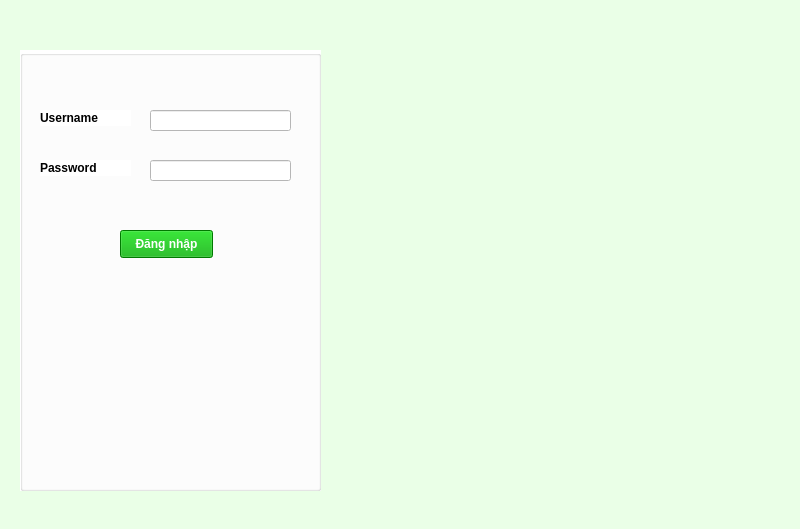
<?xml version="1.0" encoding="UTF-8"?>
<ui version="4.0">
 <class>MainLogin</class>
 <widget class="QMainWindow" name="MainLogin">
  <property name="geometry">
   <rect>
    <x>0</x>
    <y>0</y>
    <width>800</width>
    <height>529</height>
   </rect>
  </property>
  <property name="windowTitle">
   <string>MainWindow</string>
  </property>
  <property name="styleSheet">
   <string notr="true">background-color: rgb(234, 255, 231);</string>
  </property>
  <widget class="QWidget" name="centralwidget">
   <widget class="QGroupBox" name="groupBox">
    <property name="geometry">
     <rect>
      <x>20</x>
      <y>50</y>
      <width>301</width>
      <height>441</height>
     </rect>
    </property>
    <property name="styleSheet">
     <string notr="true">background-color: rgb(255, 255, 255);</string>
    </property>
    <property name="title">
     <string/>
    </property>
    <widget class="QLabel" name="label_2">
     <property name="geometry">
      <rect>
       <x>20</x>
       <y>60</y>
       <width>91</width>
       <height>16</height>
      </rect>
     </property>
     <property name="font">
      <font>
       <pointsize>9</pointsize>
       <weight>75</weight>
       <bold>true</bold>
      </font>
     </property>
     <property name="text">
      <string>Username</string>
     </property>
    </widget>
    <widget class="QLabel" name="label_3">
     <property name="geometry">
      <rect>
       <x>20</x>
       <y>110</y>
       <width>91</width>
       <height>16</height>
      </rect>
     </property>
     <property name="font">
      <font>
       <pointsize>9</pointsize>
       <weight>75</weight>
       <bold>true</bold>
      </font>
     </property>
     <property name="text">
      <string>Password</string>
     </property>
    </widget>
    <widget class="QLineEdit" name="username">
     <property name="geometry">
      <rect>
       <x>130</x>
       <y>60</y>
       <width>141</width>
       <height>21</height>
      </rect>
     </property>
    </widget>
    <widget class="QLineEdit" name="password">
     <property name="geometry">
      <rect>
       <x>130</x>
       <y>110</y>
       <width>141</width>
       <height>21</height>
      </rect>
     </property>
    </widget>
    <widget class="QPushButton" name="btn_login">
     <property name="geometry">
      <rect>
       <x>100</x>
       <y>180</y>
       <width>93</width>
       <height>28</height>
      </rect>
     </property>
     <property name="font">
      <font>
       <pointsize>9</pointsize>
       <weight>75</weight>
       <bold>true</bold>
      </font>
     </property>
     <property name="styleSheet">
      <string notr="true">background-color: rgb(0, 170, 0);
color: rgb(255, 255, 255);</string>
     </property>
     <property name="text">
      <string>Đăng nhập</string>
     </property>
    </widget>
   </widget>
   <widget class="QLabel" name="label">
    <property name="geometry">
     <rect>
      <x>350</x>
      <y>50</y>
      <width>451</width>
      <height>441</height>
     </rect>
    </property>
    <property name="text">
     <string/>
    </property>
    <property name="pixmap">
     <pixmap>image/tong-quan-chung-nhan-2.jpg</pixmap>
    </property>
   </widget>
  </widget>
  <widget class="QMenuBar" name="menubar">
   <property name="geometry">
    <rect>
     <x>0</x>
     <y>0</y>
     <width>800</width>
     <height>26</height>
    </rect>
   </property>
  </widget>
  <widget class="QStatusBar" name="statusbar"/>
 </widget>
 <resources>
  <include location="resources.qrc"/>
 </resources>
 <connections/>
</ui>
